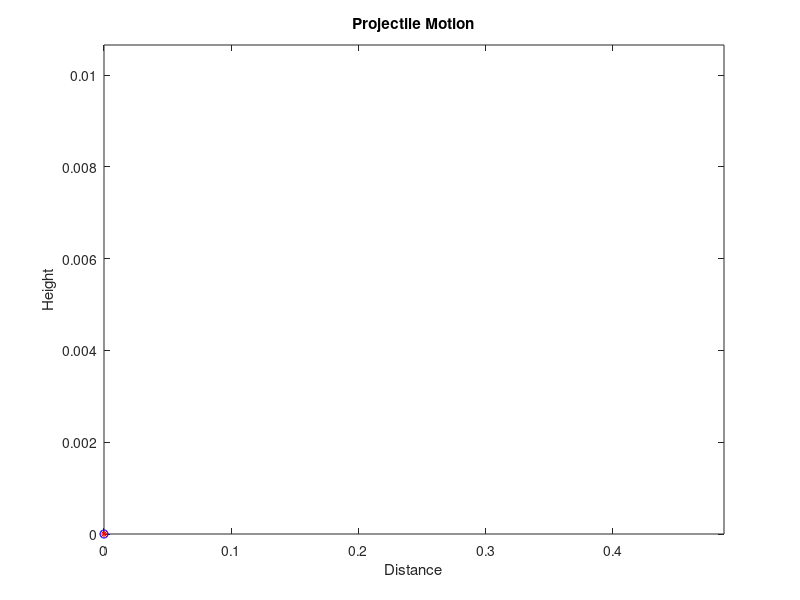

Recreate this plot in MATLAB.
clc;
clear all;
vi = input('Initial velocity (in m/s): ');
a = input('Angle of projection (in degrees): ');
h = input('Time step (in seconds (small values like 0.05)): ');

a=a*pi/180;
g=9.8;  %acceleration due to gravity
x_max=vi^2*sin(2*a)/g;
y_max=vi^2*sin(a)^2/(2*g);
t_d=2*vi*sin(a)/g;           %total time
x1=0;
y1=0;
figure('color','white');
for t=0:h:t_d+h
    x=vi*t*cos(a);          %analytic solution for x
    y=vi*t*sin(a)-g*t^2/2;  %analytic solution for y

    plot(x,y,'r*',x1,y1,'bo')
    hold all
    xlim([0 1.1*x_max]);
    ylim([0 1.1*y_max]);
    title('Projectile Motion');
    xlabel('Distance');
    ylabel('Height');
    getframe;
    x1=x1+h*vi*cos(a);      %Euler's method for x

    y1=y1+h*(vi*sin(a)-g*t);%Euler's method for y
end

%Output
%Initial velocity (in m/s): 20
%Angle of projection (in degrees): 45
%Time step (in seconds): 0.05